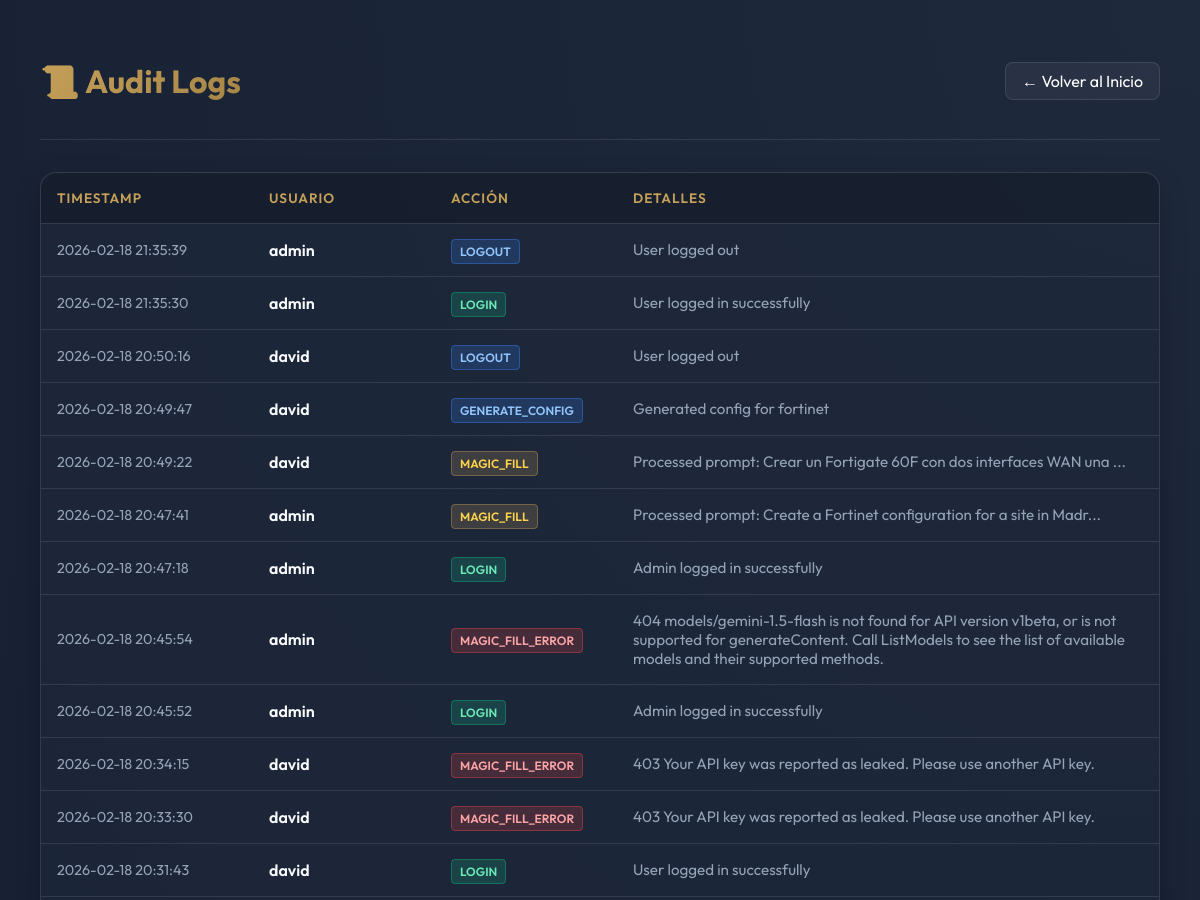
/admin/logs (signed in, upper part), run on an earlier commit of the app's database.
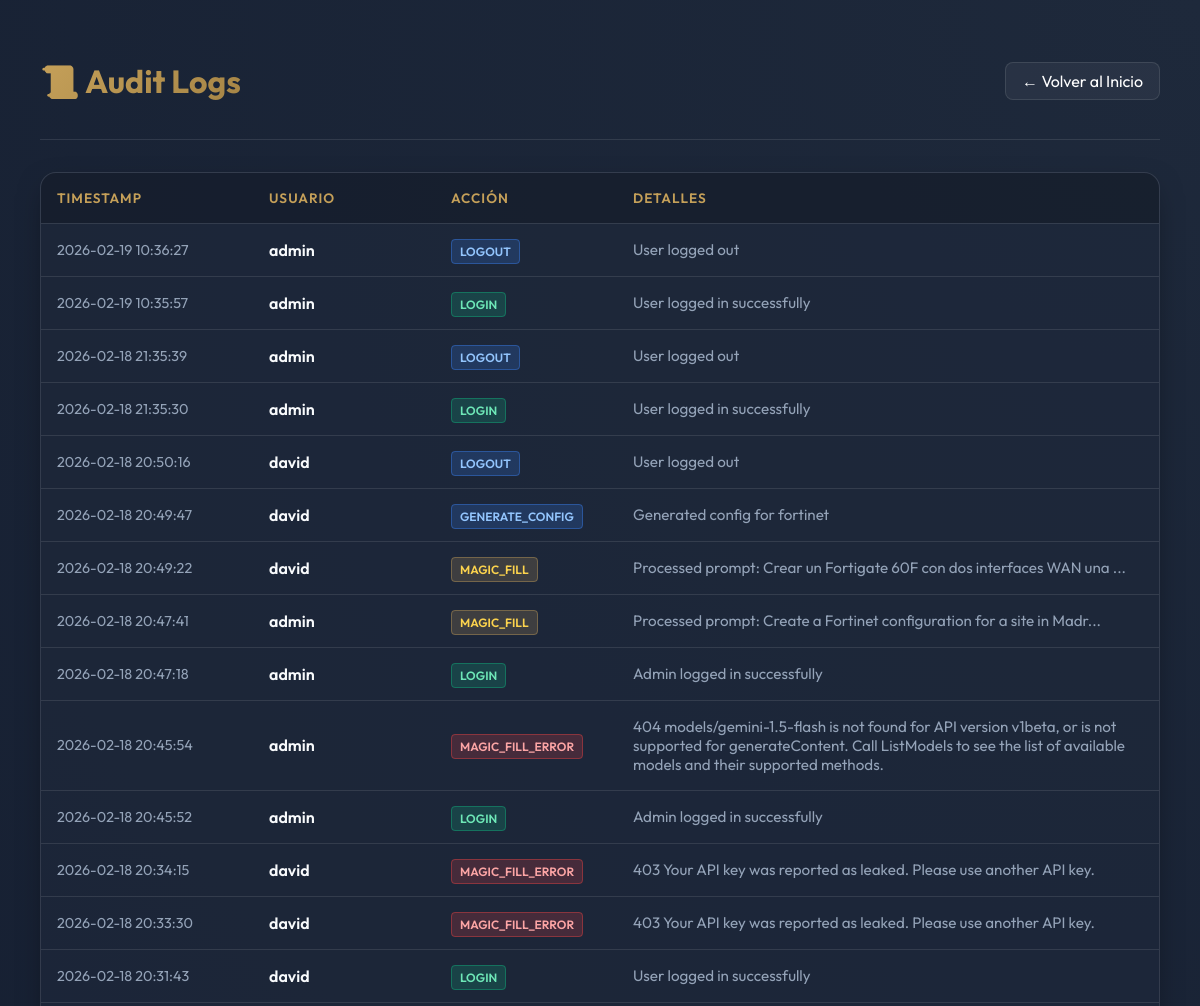
And on a later commit of the database.
### tables this page shows
CREATE TABLE logs (
                    id INTEGER PRIMARY KEY AUTOINCREMENT,
                    timestamp TEXT NOT NULL,
                    user TEXT NOT NULL,
                    action TEXT NOT NULL,
                    details TEXT
                );

### app.py (the view)
@app.route('/admin/logs')
@login_required
def view_logs():
    if not session.get('is_admin'):
        flash('Acceso denegado', 'error')
        return redirect(url_for('index'))
    try:
        with sqlite3.connect(DB_NAME) as conn:
            conn.row_factory = sqlite3.Row
            cursor = conn.cursor()
            cursor.execute('SELECT * FROM logs ORDER BY id DESC LIMIT 100')
            logs = cursor.fetchall()
        return render_template('logs.html', logs=logs)
    except Exception as e:
        return f"Error accessing logs: {e}"

### app.py (called while the page is built)
def login_required(f):
    @wraps(f)
    def decorated_function(*args, **kwargs):
        if 'user' not in session:
            return redirect(url_for('login'))
        return f(*args, **kwargs)
    return decorated_function

### templates/logs.html (shortened to what this page needs)
<!DOCTYPE html>
<html lang="es">
<head>
</head>
<body>
    <div class="container">
        <header>
            <h1>📜 Audit Logs</h1>
            <a href="/" class="btn">← Volver al Inicio</a>
        </header>
        <div class="table-container">
            <table>
                <thead>
                    <tr>
                        <th style="width: 180px;">Timestamp</th>
                        <th style="width: 150px;">Usuario</th>
                        <th style="width: 150px;">Acción</th>
                        <th>Detalles</th>
                    </tr>
                </thead>
                <tbody>
                    {% for log in logs %}
                    <tr>
                        <td style="color: var(--text-muted); font-size: 0.9rem;">{{ log.timestamp }}</td>
                        <td style="font-weight: 600;">{{ log.user }}</td>
                        <td>
                            {% if 'LOGIN' in log.action %}
                            <span class="tag tag-login">{{ log.action }}</span>
                            {% elif 'ERROR' in log.action or 'FAILED' in log.action %}
                            <span class="tag tag-error">{{ log.action }}</span>
                            {% elif 'MAGIC' in log.action %}
                            <span class="tag tag-magic">{{ log.action }}</span>
                            {% else %}
                            <span class="tag tag-gen">{{ log.action }}</span>
                            {% endif %}
                        </td>
                        <td style="color: var(--text-muted); font-size: 0.95rem;">{{ log.details }}</td>
                    </tr>
                    {% else %}
                    <tr>
                        <td colspan="4" style="text-align: center; padding: 2rem; color: var(--text-muted);">
                            No hay registros de auditoría aún.
                        </td>
                    </tr>
                    {% endfor %}
                </tbody>
            </table>
        </div>
    </div>
</body>
</html>

### templates/logs.html (style rules this page uses)
:root { --primary: #c5a059; --primary-dark: #a68546; --bg-dark: #0f172a; --card-bg: rgba(30, 41, 59, 0.7); --text-main: #f8fafc; --text-muted: #94a3b8; --success: #10b981; --error: #ef4444; --glass-border: rgba(255, 255, 255, 0.1); --accent-gradient: linear-gradient(135deg, #c5a059 0%, #a68546 100%); --bg-gradient: radial-gradient(circle at top right, #1e293b, #0f172a); }
body { background: var(--bg-dark); background-image: var(--bg-gradient); color: var(--text-main); min-height: 100vh; font-family: 'Outfit', sans-serif; padding: 2rem; }
.container { max-width: 1200px; margin: 0 auto; }
header { display: flex; justify-content: space-between; align-items: center; margin-bottom: 2rem; padding-bottom: 1rem; border-bottom: 1px solid var(--glass-border); }
h1 { font-size: 2rem; background: var(--accent-gradient); -webkit-background-clip: text; background-clip: text; -webkit-text-fill-color: transparent; }
a.btn { text-decoration: none; color: white; padding: 0.5rem 1rem; border: 1px solid var(--glass-border); border-radius: 8px; background: rgba(255, 255, 255, 0.05); transition: all 0.3s; }
.table-container { background: var(--card-bg); border-radius: 16px; border: 1px solid var(--glass-border); overflow: hidden; box-shadow: 0 10px 30px -10px rgba(0, 0, 0, 0.5); }
table { width: 100%; border-collapse: collapse; }
th, td { text-align: left; padding: 1rem; border-bottom: 1px solid var(--glass-border); }
th { background: rgba(0, 0, 0, 0.2); font-weight: 600; color: var(--primary); text-transform: uppercase; font-size: 0.85rem; letter-spacing: 1px; }
.tag { padding: 0.25rem 0.5rem; border-radius: 4px; font-size: 0.75rem; font-weight: 600; text-transform: uppercase; }
.tag-login { background: rgba(16, 185, 129, 0.2); color: #6ee7b7; border: 1px solid rgba(16, 185, 129, 0.4); }
.tag-error { background: rgba(239, 68, 68, 0.2); color: #fca5a5; border: 1px solid rgba(239, 68, 68, 0.4); }
.tag-magic { background: rgba(197, 160, 89, 0.2); color: #fcd34d; border: 1px solid rgba(197, 160, 89, 0.4); }
.tag-gen { background: rgba(59, 130, 246, 0.2); color: #93c5fd; border: 1px solid rgba(59, 130, 246, 0.4); }

What changed in the data, as far as the page shows it:
added logs: timestamp "2026-02-19 10:36:27", user "admin", action "LOGOUT", details "User logged out"
added logs: timestamp "2026-02-19 10:35:57", user "admin", action "LOGIN", details "User logged in successfully"
